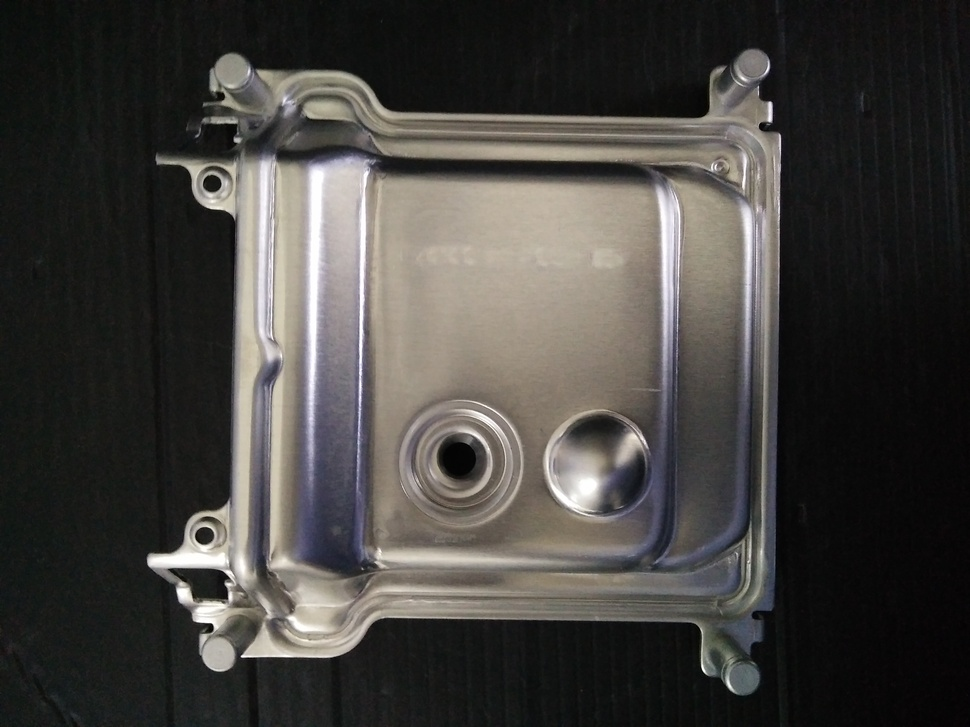
#> input picture test3.jpg, 970 x 727 px, shrunk from 4160 x 3120 before the run, found by its file name
$ python fft_python.py   (Python 2 division)
#> lines starting #> are read from the running program, lines starting #| are printed output that depends on the picture
import cv2
import numpy as np
from matplotlib import pyplot as plt

img = cv2.imread('test3.jpg', 0)
#> img: shape (727, 970); min 0, max 255, mean 65.9
f = np.fft.fft2(img)
fshift = np.fft.fftshift(f)
magnitude_spectrum = 20 * np.log(np.abs(fshift))
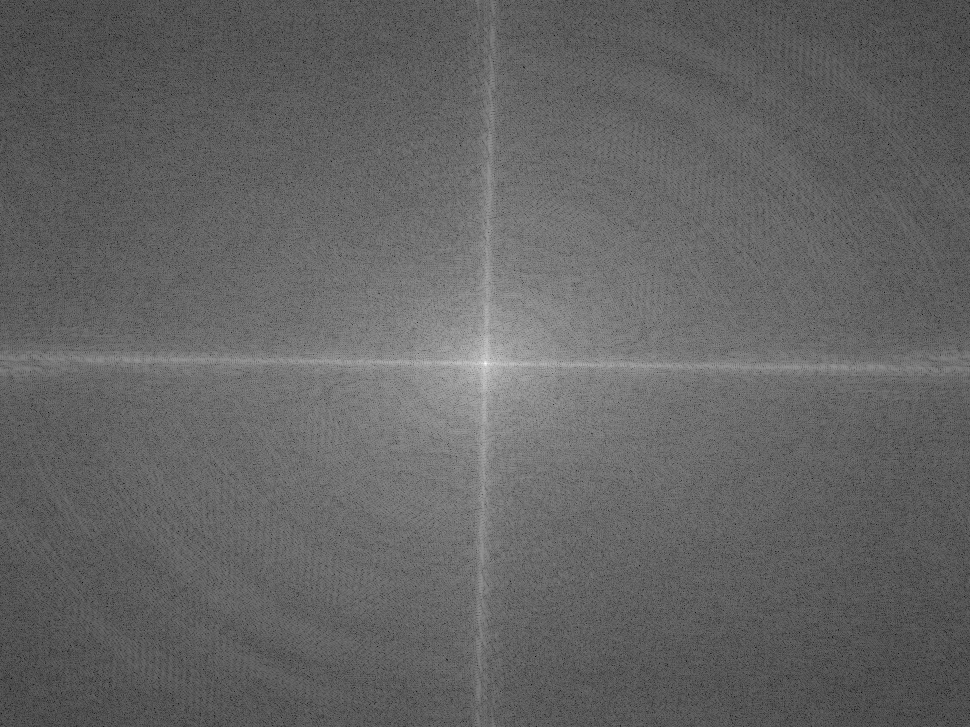
#> magnitude_spectrum: shape (727, 970) float64; min 24.15, max 353.1, mean 153.6; drawn with min black and max white

plt.subplot(121), plt.imshow(img, cmap = 'gray')
plt.title('Input Image'), plt.xticks([]), plt.yticks([])
plt.subplot(122), plt.imshow(magnitude_spectrum, cmap = 'gray')
plt.title('Magnitude Spectrum'), plt.xticks([]), plt.yticks([])
plt.show()
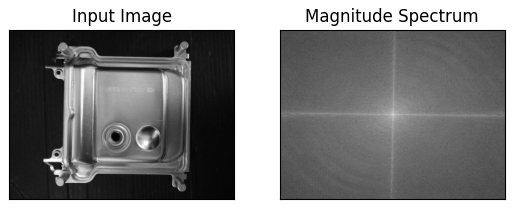
#> figure drawn by matplotlib, 2 panels


## Inverse
rows, cols = img.shape
#> rows = 727; cols = 970
crow, ccol = rows/2, cols/2
#> crow = 363; ccol = 485
fshift[crow-30:crow+30, ccol-30:ccol+30] = 0
f_ishift= np.fft.ifftshift(fshift)
img_back = np.fft.ifft2(f_ishift)
img_back = np.abs(img_back)
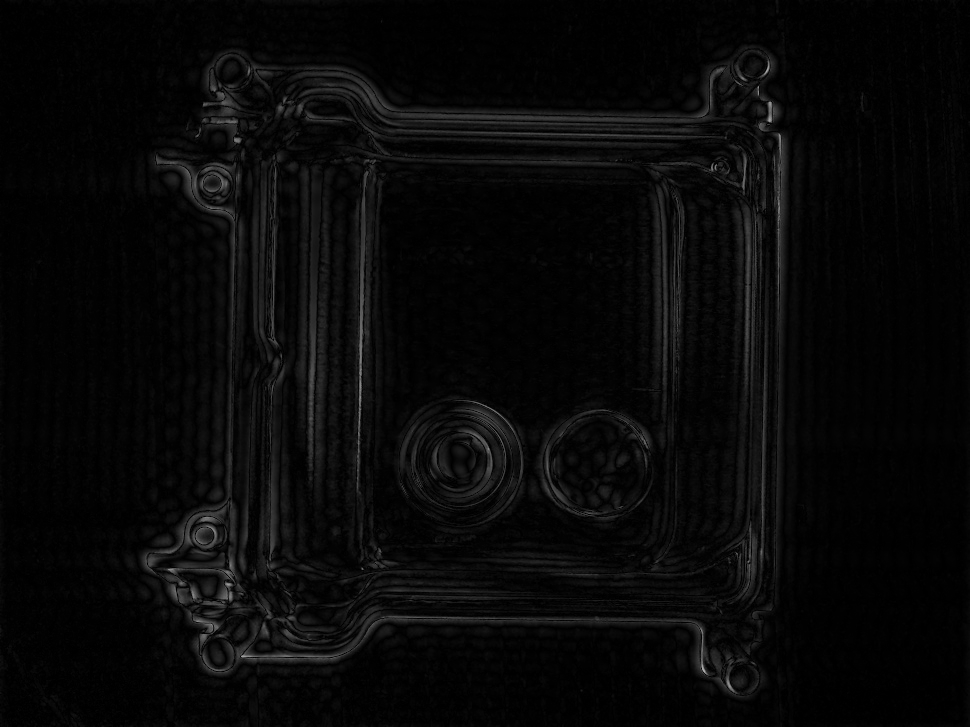
#> img_back: shape (727, 970) float64; min 0.000988, max 176.1, mean 8.6


plt.subplot(131),plt.imshow(img, cmap = 'gray')
plt.title('Input Image'), plt.xticks([]), plt.yticks([])
plt.subplot(132),plt.imshow(img_back, cmap = 'gray')
plt.title('Image after HPF'), plt.xticks([]), plt.yticks([])
plt.subplot(133),plt.imshow(img_back)
plt.title('Result in JET'), plt.xticks([]), plt.yticks([])

plt.show()
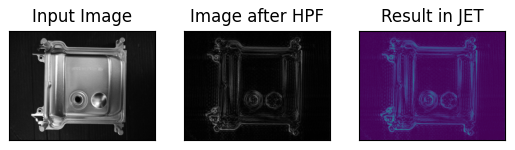
#> figure drawn by matplotlib, 3 panels

$ run again, with test1.jpg copied over test3.jpg
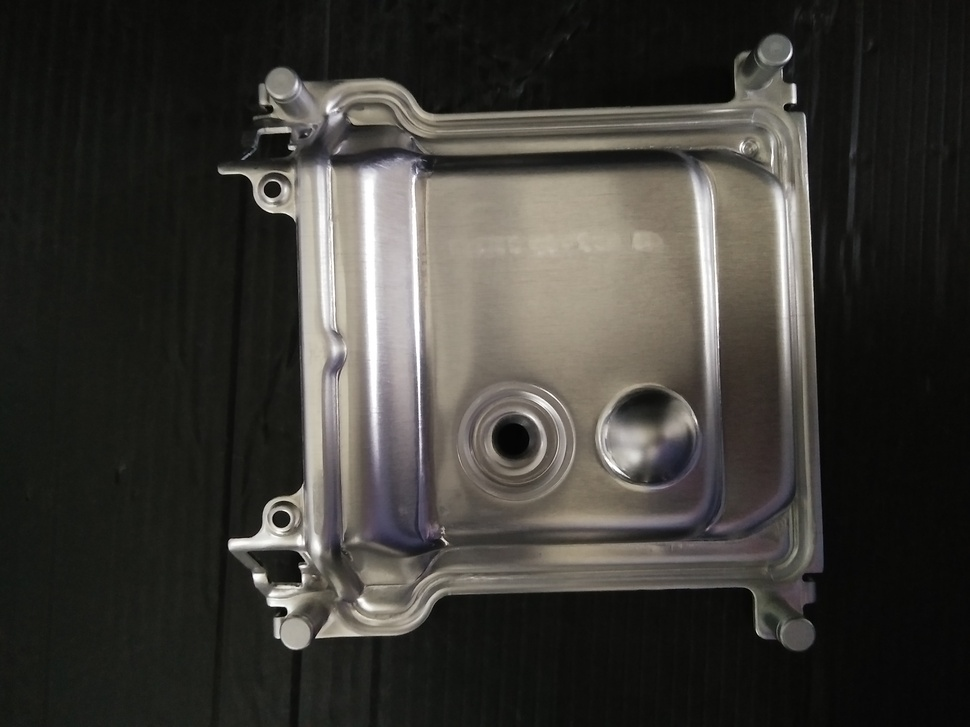
#> input picture test1.jpg, 970 x 727 px, shrunk from 4160 x 3120 before the run, found by its file name
#> `img_back = np.abs(img_back)`:
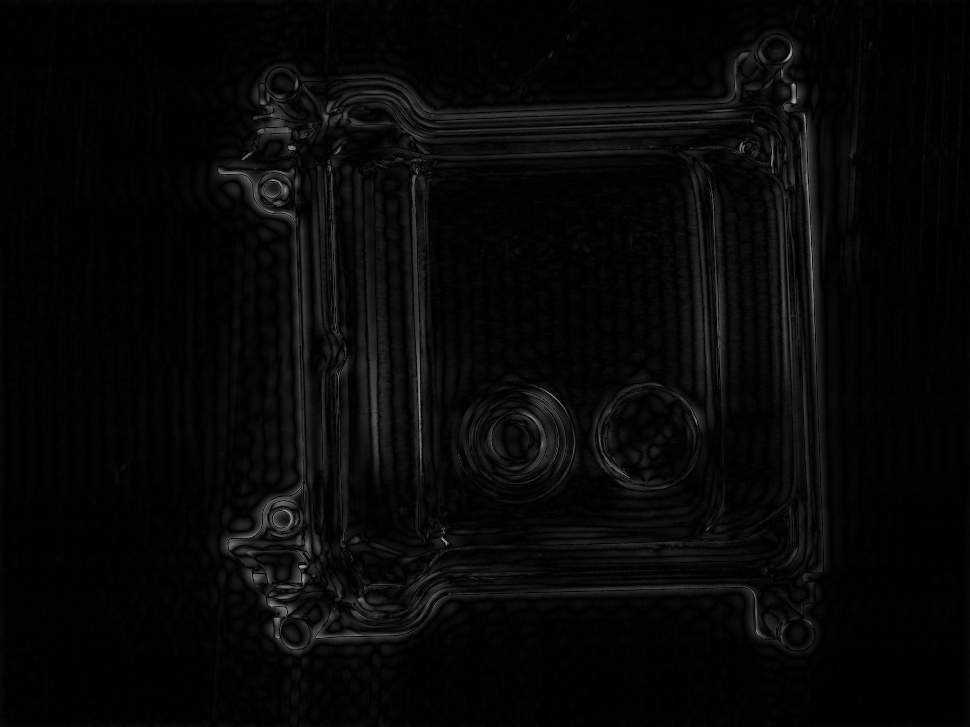
#> img_back: shape (727, 970) float64; min 0.00152, max 177.9, mean 7.7
#> `plt.show()`:
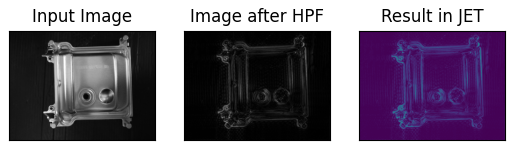
#> figure drawn by matplotlib, 3 panels

$ run again, with test2.jpg copied over test3.jpg
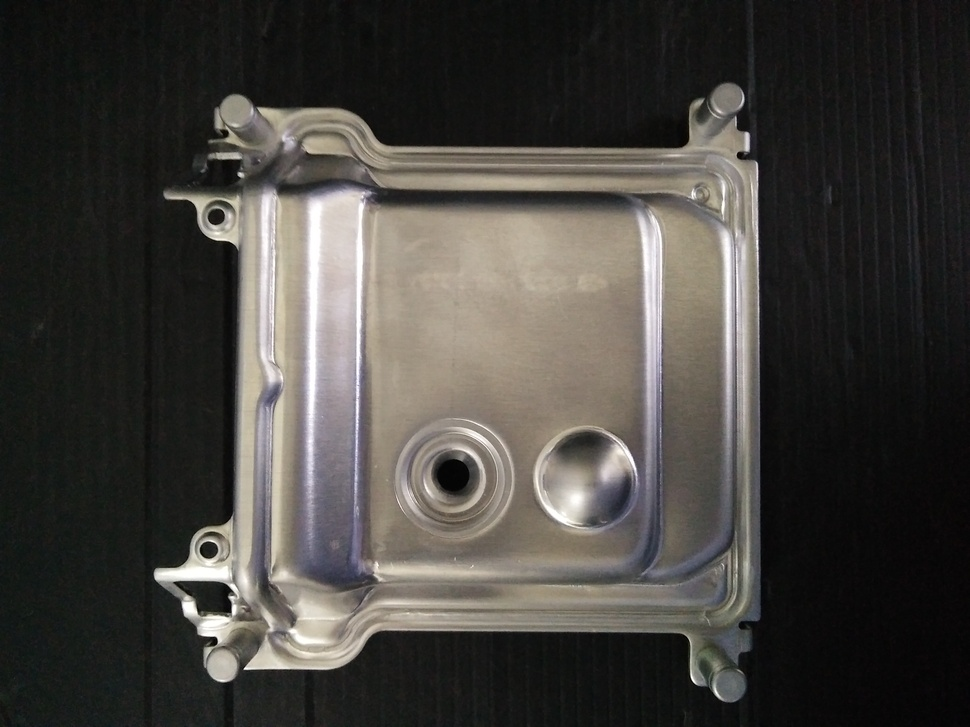
#> input picture test2.jpg, 970 x 727 px, shrunk from 4160 x 3120 before the run, found by its file name
#> `magnitude_spectrum = 20 * np.log(np.abs(fshift))`:
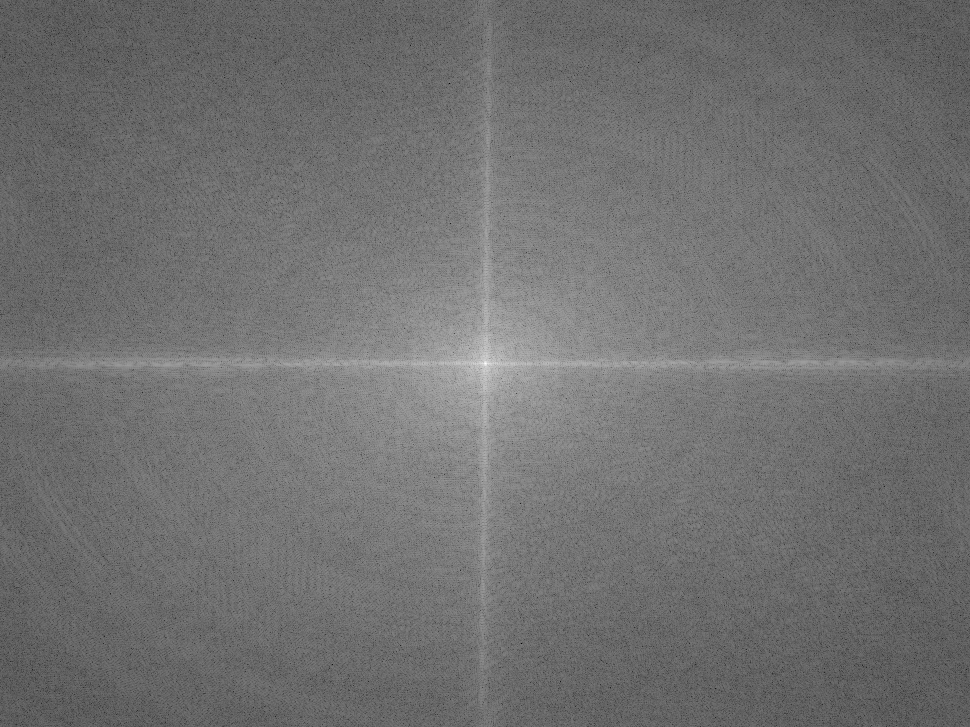
#> magnitude_spectrum: shape (727, 970) float64; min -5.43, max 353.3, mean 153.2; drawn with min black and max white
#> `img_back = np.abs(img_back)`:
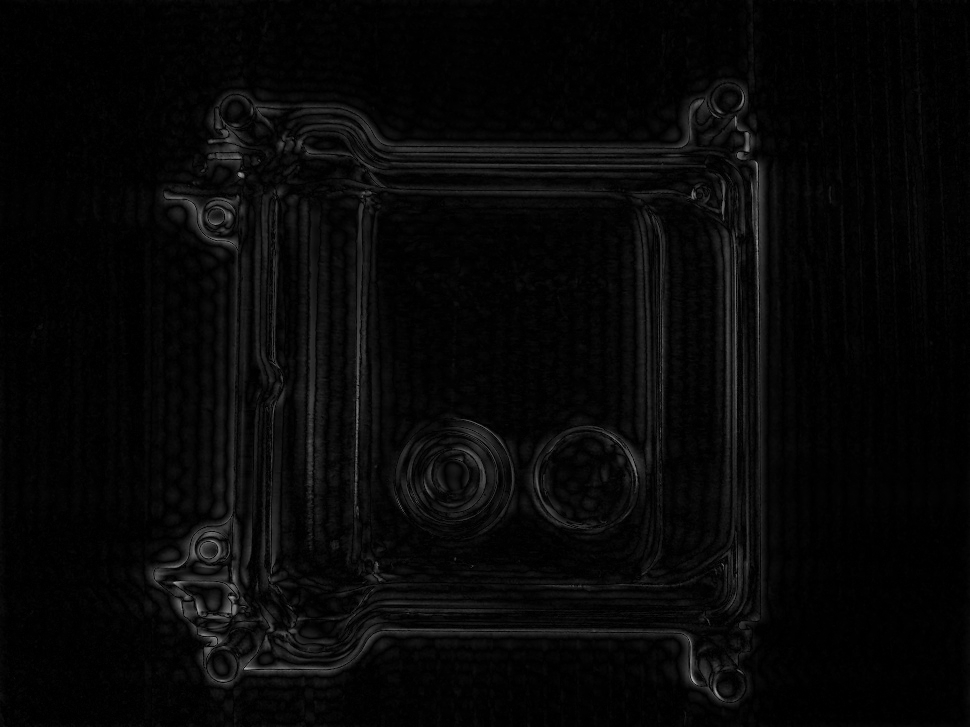
#> img_back: shape (727, 970) float64; min 0.00303, max 164.5, mean 8
